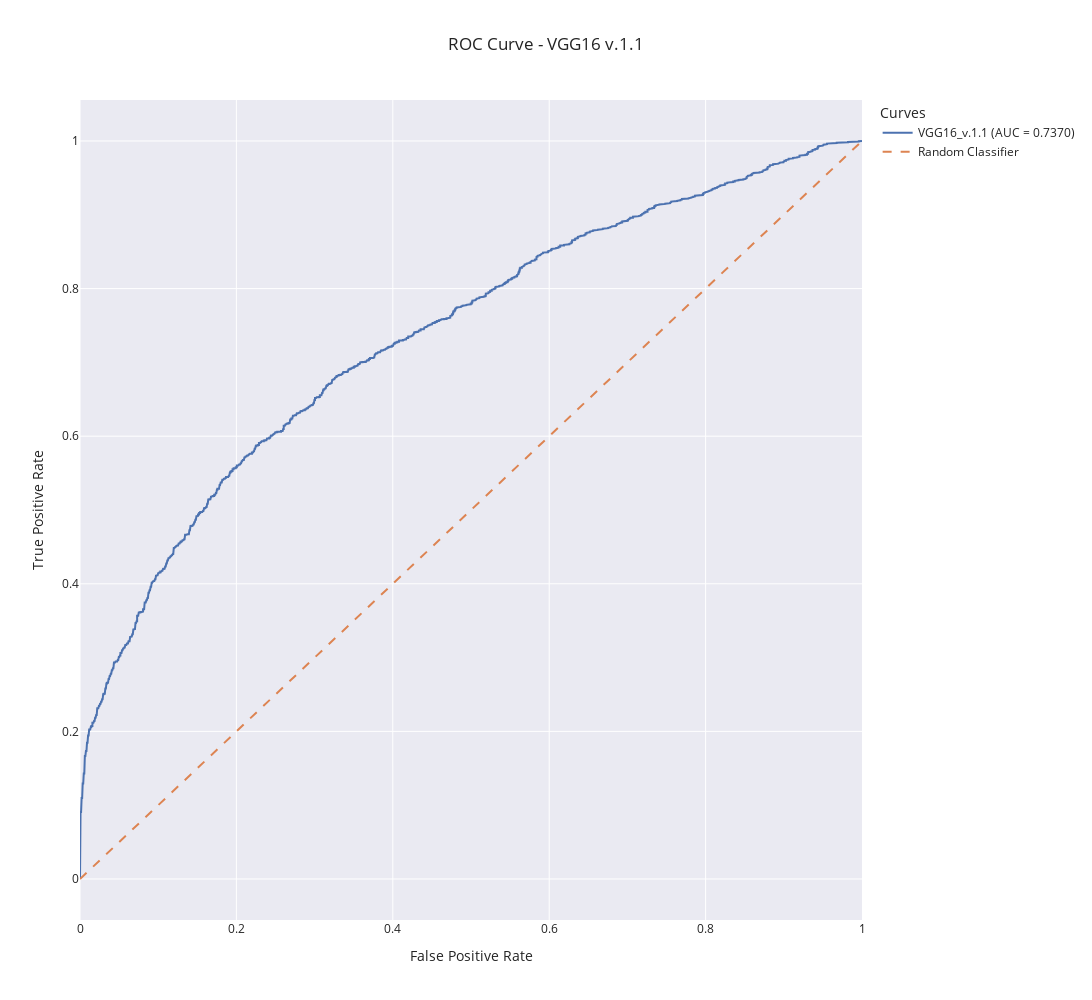

This figure's notebook cell:
### Code cell
import plotly.graph_objects as go
from sklearn.metrics import auc, roc_curve

y_true = test_images.labels

# Calcular la curva ROC
fpr, tpr, thresholds = roc_curve(y_true, y_pred_prob)
roc_auc = auc(fpr, tpr)

# Graficar la curva ROC
fig = go.Figure()

# Curva ROC
fig.add_trace(
    go.Scatter(
        x=fpr, y=tpr, mode="lines", name=f"{model_name}_{version} (AUC = {roc_auc:.4f})"
    )
)

# Línea de referencia (Random Guess)
fig.add_trace(
    go.Scatter(
        x=[0, 1],
        y=[0, 1],
        mode="lines",
        name="Random Classifier",
        line=dict(dash="dash"),
    )
)

# Configurar diseño
fig.update_layout(
    # title="Receiver Operating Characteristic (ROC)",
    title=f"ROC Curve - {model_name} {version}",
    xaxis_title="False Positive Rate",
    yaxis_title="True Positive Rate",
    legend_title="Curves",
    template="seaborn",
    width=1200,
    height=1000,
)

# Mostrar la gráfica
fig.show()

### Figure 1 — Plotly figure (JSON) as saved in the notebook; plotly's stock layout.template omitted (floating-point values rounded to 4 significant figures; data arrays with more than 128 entries replaced by an {"elided": "..."} marker saying what was removed)
{"data": [{"mode": "lines", "name": "VGG16_v.1.1 (AUC = 0.7370)", "type": "scatter", "x": {"elided": "1607 float values"}, "y": {"elided": "1607 float values"}}, {"line": {"dash": "dash"}, "mode": "lines", "name": "Random Classifier", "type": "scatter", "x": [0, 1], "y": [0, 1]}], "layout": {"height": 1000, "legend": {"title": {"text": "Curves"}}, "title": {"text": "ROC Curve - VGG16 v.1.1"}, "width": 1200, "xaxis": {"title": {"text": "False Positive Rate"}}, "yaxis": {"title": {"text": "True Positive Rate"}}}}
